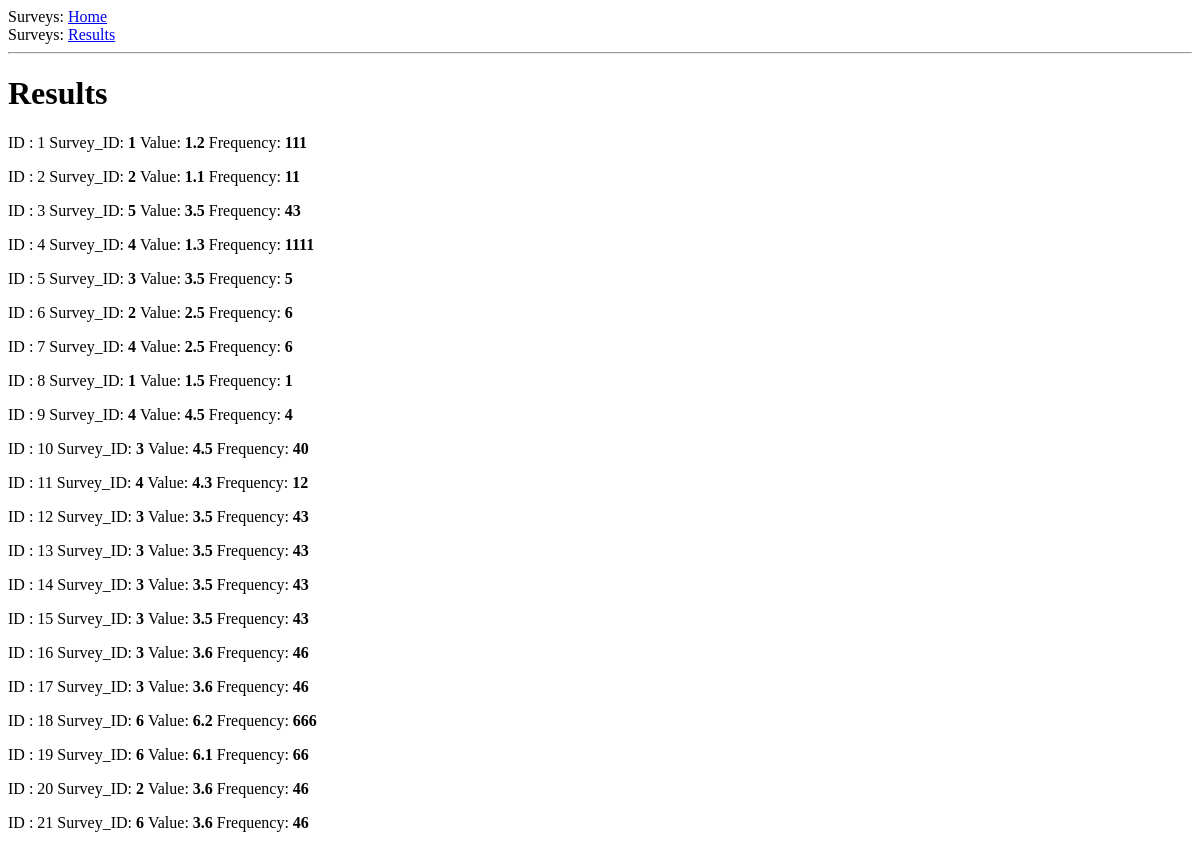
The app's page /results, older data.
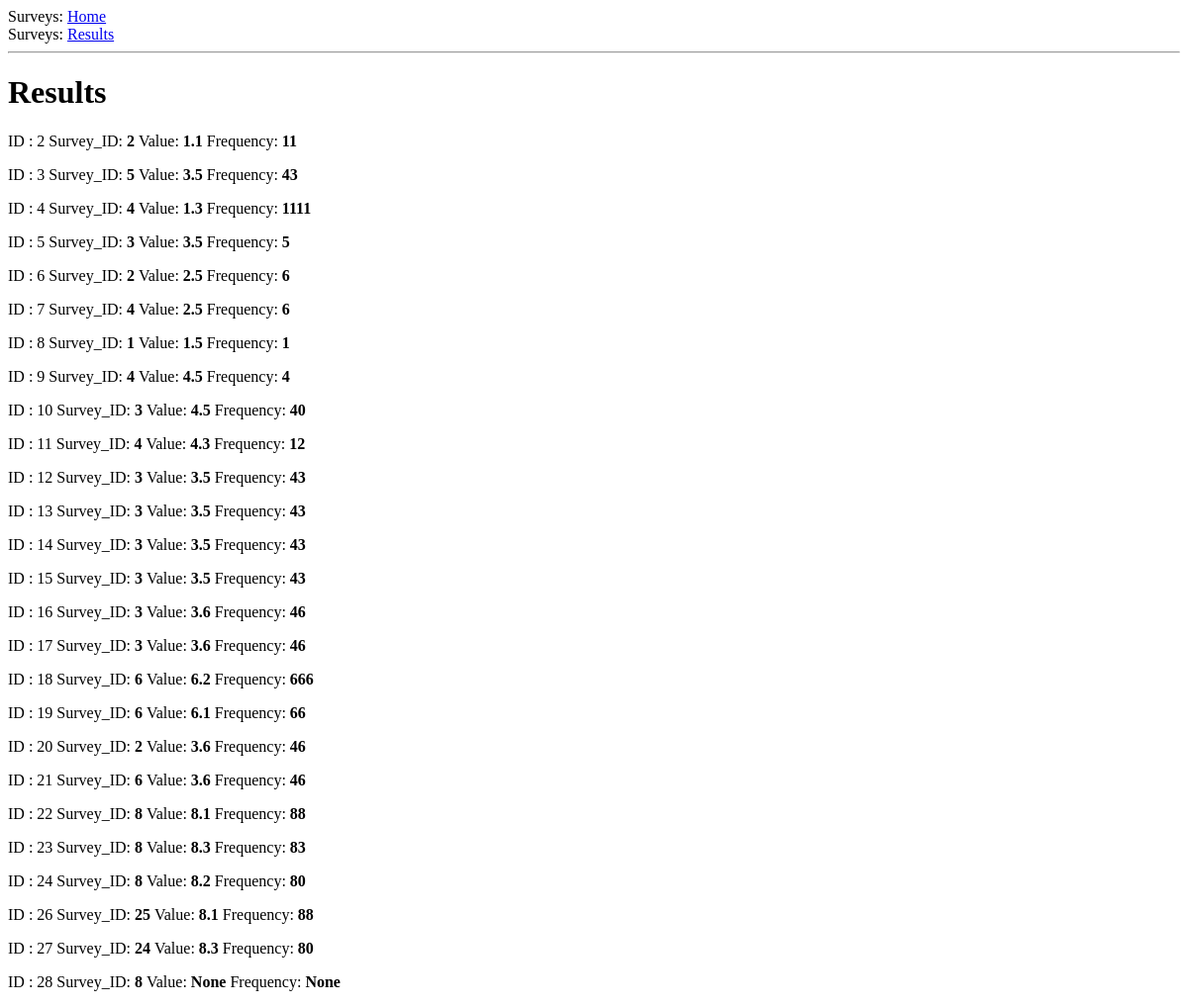
The same page, newer data.
### app/models.py (models this page shows, shortened)
class Observation(db.Model, FlaskSerializeMixin):
    id = db.Column(db.Integer, primary_key=True, autoincrement=True)
    survey_id = db.Column(db.Integer, db.ForeignKey('survey.id'))
    value = db.Column(db.Float)
    frequency = db.Column(db.Integer)
    create_fields = update_fields = ['survey_id', 'value', 'frequency']

### app/routes.py (the view)
@app.route("/results")
def results():
    observations = Observation.query.all()
    return render_template('results.html', title='Results', observations=observations)

### app/templates/results.html
{% extends "base.html" %}
{% block content %}
    <body>
        <h1>Results</h1>
        {% if observation == '' %}
            <p>No observation recorded yet</p>
        {% else %}
            {% for observation in observations %}
            <div>
                <p>
                    ID : {{ observation.id }}
                    Survey_ID: <b>  {{ observation.survey_id }} </b>
                    Value: <b>  {{ observation.value }} </b>
                    Frequency: <b>  {{ observation.frequency }} </b>
                </p>
            </div>
            {% endfor %}
        {% endif %}
    </body>
{% endblock %}

Row changes from the older to the newer data that the page shows:
removed Observation: id "1", survey_id "1", value "1.2", frequency "111"
added Observation: id "22", survey_id "8", value "8.1", frequency "88"
added Observation: id "23", survey_id "8", value "8.3", frequency "83"
added Observation: id "24", survey_id "8", value "8.2", frequency "80"
added Observation: id "26", survey_id "25", value "8.1", frequency "88"
added Observation: id "27", survey_id "24", value "8.3", frequency "80"
added Observation: id "28", survey_id "8", value "None", frequency "None"
